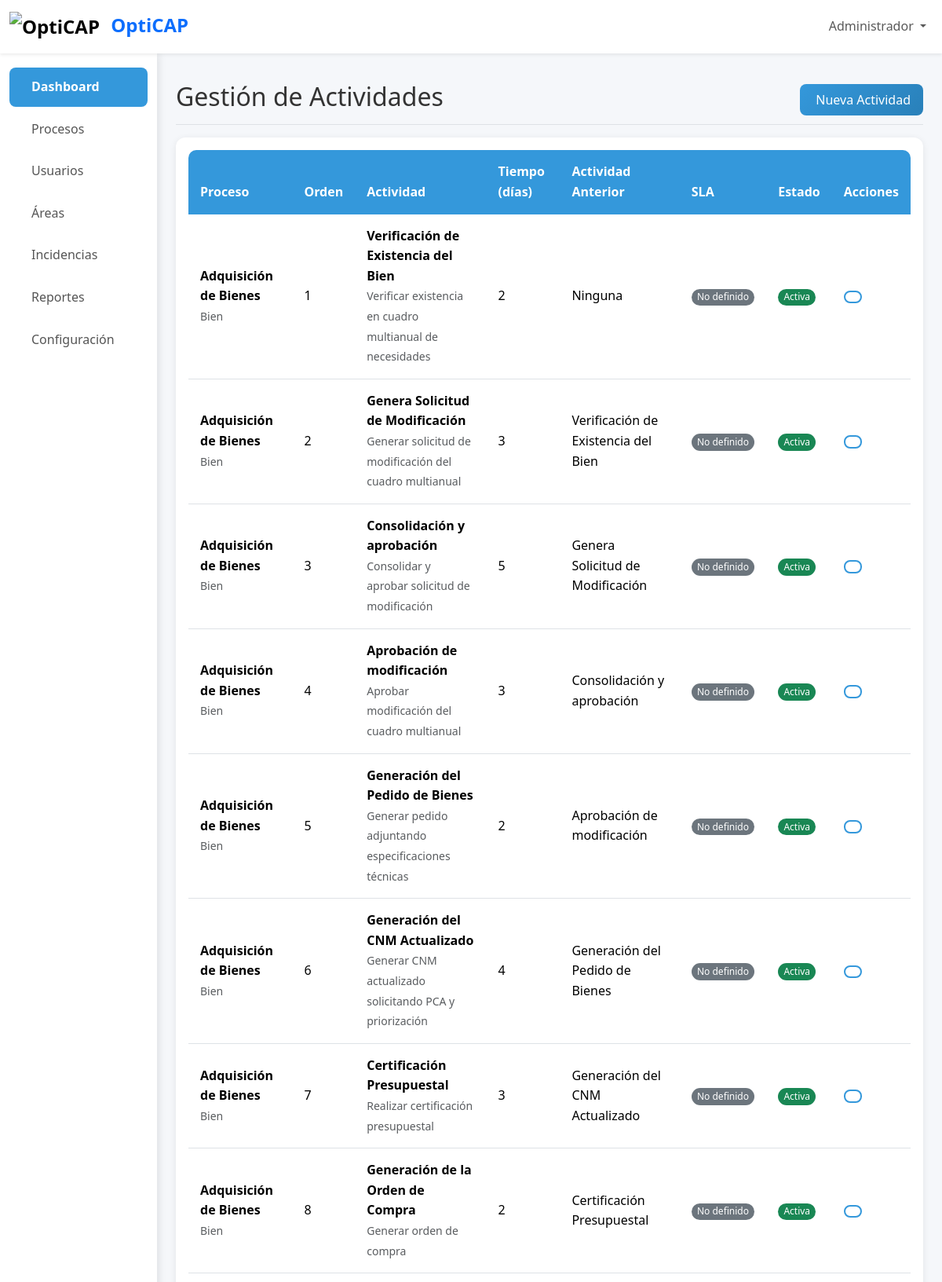
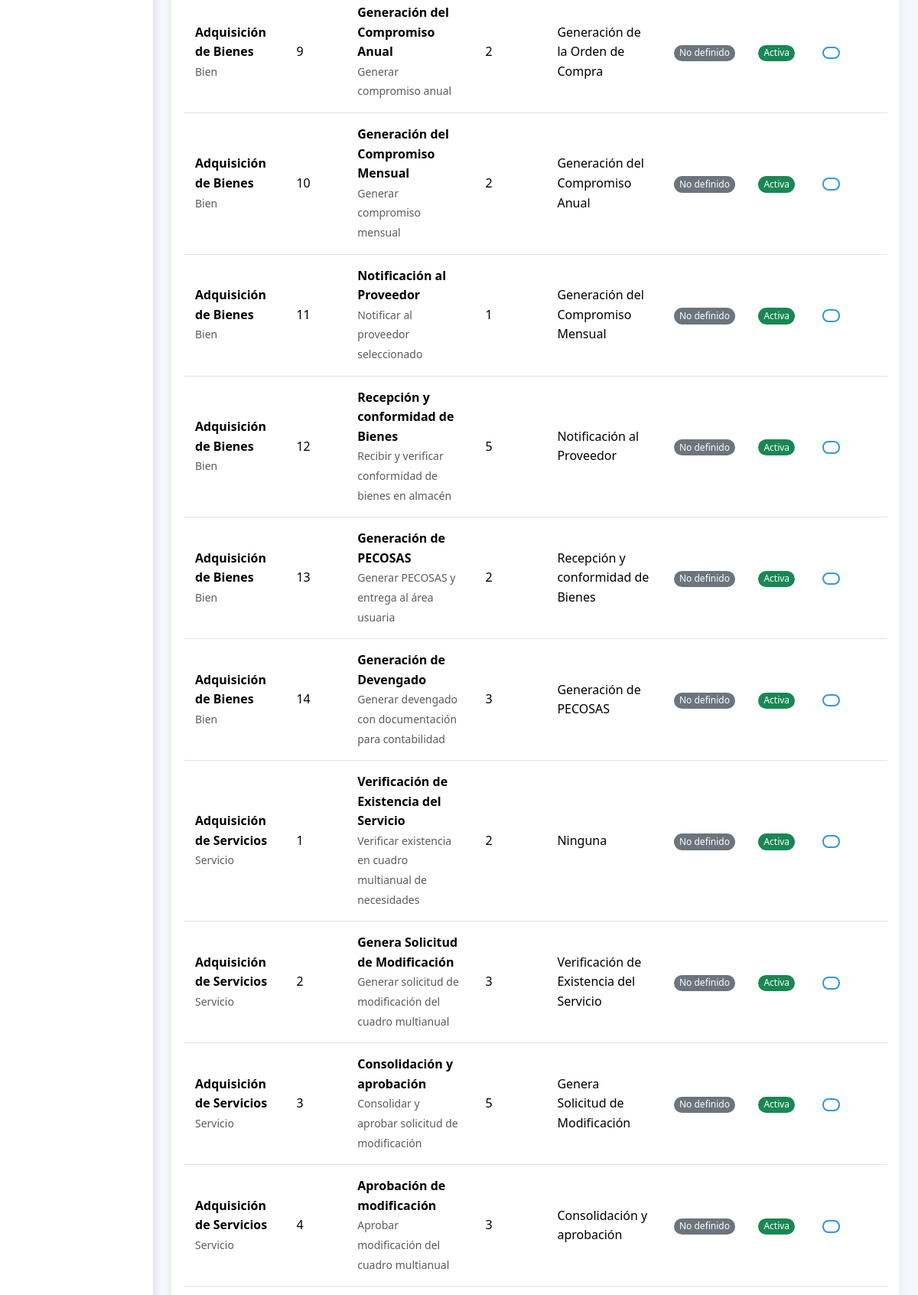
The app's page /modules/procesos/actividades.php (signed in, upper part) with its own data (2 pictures, top to bottom).
### tables this page shows
CREATE TABLE actividades (
    id INT PRIMARY KEY AUTO_INCREMENT,
    proceso_id INT NOT NULL,
    nombre VARCHAR(255) NOT NULL,
    descripcion TEXT,
    orden INT NOT NULL,
    tiempo_dias INT NOT NULL,
    actividad_anterior_id INT NULL,
    sla_objetivo INT,
    activo BOOLEAN DEFAULT TRUE,
    FOREIGN KEY (proceso_id) REFERENCES procesos(id),
    FOREIGN KEY (actividad_anterior_id) REFERENCES actividades(id)
);

CREATE TABLE procesos (
    id INT PRIMARY KEY AUTO_INCREMENT,
    nombre VARCHAR(255) NOT NULL,
    tipo ENUM('Bien', 'Servicio') NOT NULL,
    tiempo_total_dias INT NOT NULL,
    activo BOOLEAN DEFAULT TRUE,
    sla_objetivo INT DEFAULT 30,
    fecha_creacion TIMESTAMP DEFAULT CURRENT_TIMESTAMP
);

### modules/procesos/actividades.php (the view, shortened to what this page needs)
<?php
$database = new Database();
$db = $database->getConnection();
$query_actividades = "SELECT a.*, p.nombre as proceso_nombre, p.tipo as proceso_tipo,
                             (SELECT nombre FROM actividades WHERE id = a.actividad_anterior_id) as actividad_anterior_nombre
                      FROM actividades a
                      INNER JOIN procesos p ON a.proceso_id = p.id
                      ORDER BY p.nombre, a.orden";
$stmt_actividades = $db->prepare($query_actividades);
$stmt_actividades->execute();
$actividades = $stmt_actividades->fetchAll(PDO::FETCH_ASSOC);
?>
<!DOCTYPE html>
<html lang="es">
<head>
    <link href="/opticap/assets/css/bootstrap.min.css" rel="stylesheet">
    <link href="/opticap/assets/css/style.css" rel="stylesheet">
</head>
<body>
    <?php include '../../includes/header.php'; ?>
    <div class="container-fluid">
        <div class="row">
            <?php include '../../includes/sidebar.php'; ?>
            <main class="col-md-9 ms-sm-auto col-lg-10 px-md-4">
                <div class="d-flex justify-content-between flex-wrap flex-md-nowrap align-items-center pt-3 pb-2 mb-3 border-bottom">
                    <h1 class="h2">Gestión de Actividades</h1>
                    <button type="button" class="btn btn-primary" data-bs-toggle="modal" data-bs-target="#modalActividad">
                        <i class="fas fa-plus me-1"></i> Nueva Actividad
                    </button>
                </div>
                <div class="card">
                    <div class="card-body">
                        <div class="table-responsive">
                            <table class="table table-hover" id="tablaActividades">
                                <thead>
                                    <tr>
                                        <th>Proceso</th>
                                        <th>Orden</th>
                                        <th>Actividad</th>
                                        <th>Tiempo (días)</th>
                                        <th>Actividad Anterior</th>
                                        <th>SLA</th>
                                        <th>Estado</th>
                                        <th>Acciones</th>
                                    </tr>
                                </thead>
                                <tbody>
                                    <?php foreach ($actividades as $actividad): ?>
                                    <tr>
                                        <td>
                                            <strong><?php echo $actividad['proceso_nombre']; ?></strong>
                                            <br><small class="text-muted"><?php echo $actividad['proceso_tipo']; ?></small>
                                        </td>
                                        <td><?php echo $actividad['orden']; ?></td>
                                        <td>
                                            <strong><?php echo $actividad['nombre']; ?></strong>
                                            <?php if ($actividad['descripcion']): ?>
                                            <br><small class="text-muted"><?php echo $actividad['descripcion']; ?></small>
                                            <?php endif; ?>
                                        </td>
                                        <td><?php echo $actividad['tiempo_dias']; ?></td>
                                        <td>
                                            <?php echo $actividad['actividad_anterior_nombre'] ?: 'Ninguna'; ?>
                                        </td>
                                        <td>
                                            <?php if ($actividad['sla_objetivo']): ?>
                                            <span class="badge bg-info"><?php echo $actividad['sla_objetivo']; ?> días</span>
                                            <?php else: ?>
                                            <span class="badge bg-secondary">No definido</span>
                                            <?php endif; ?>
                                        </td>
                                        <td>
                                            <span class="badge bg-<?php echo $actividad['activo'] ? 'success' : 'secondary'; ?>">
                                                <?php echo $actividad['activo'] ? 'Activa' : 'Inactiva'; ?>
                                            </span>
                                        </td>
                                        <td>
                                            <button type="button" class="btn btn-sm btn-outline-primary"
                                                    onclick="editarActividad(<?php echo htmlspecialchars(json_encode($actividad)); ?>)"
                                                    title="Editar">
                                            </button>
                                            <a href="acciones_actividades.php?action=<?php echo $actividad['activo'] ? 'desactivar' : 'activar'; ?>&id=<?php echo $actividad['id']; ?>"
                                               class="btn btn-sm btn-outline-<?php echo $actividad['activo'] ? 'warning' : 'success'; ?>"
                                               title="<?php echo $actividad['activo'] ? 'Desactivar' : 'Activar'; ?>">
                                            </a>
                                        </td>
                                    </tr>
                                    <?php endforeach; ?>
                                </tbody>
                            </table>
                        </div>
                    </div>
                </div>
            </main>
        </div>
    </div>
</body>
</html>

### assets/css/style.css (style rules this page uses)
:root { --primary-color: #3498db; --secondary-color: #2c3e50; --success-color: #27ae60; --warning-color: #f39c12; --danger-color: #e74c3c; --light-color: #f8f9fa; --dark-color: #343a40; --border-color: #dee2e6; --sidebar-width: 280px; }
* { margin: 0; padding: 0; box-sizing: border-box; }
body { font-family: 'Segoe UI', Tahoma, Geneva, Verdana, sans-serif; background-color: #f5f7fa; color: #333; line-height: 1.6; }
main { padding-top: 20px; min-height: calc(100vh - 56px); }
.card { border: none; border-radius: 12px; box-shadow: 0 5px 15px rgba(0, 0, 0, 0.08); transition: transform 0.3s ease, box-shadow 0.3s ease; margin-bottom: 20px; }
.table { border-radius: 10px; overflow: hidden; }
.table thead th { background-color: var(--primary-color); color: white; border: none; font-weight: 600; padding: 15px; }
.table tbody td { padding: 15px; vertical-align: middle; border-color: var(--border-color); }
.badge { padding: 8px 12px; border-radius: 20px; font-weight: 500; font-size: 0.75rem; }
.btn { border-radius: 8px; padding: 8px 16px; font-weight: 500; transition: all 0.3s ease; border: none; }
.btn-primary { background: linear-gradient(135deg, #3498db, #2980b9); border: none; }
.btn-outline-primary { border: 2px solid var(--primary-color); color: var(--primary-color); }
.card { border: none; border-radius: 12px; box-shadow: 0 2px 10px rgba(0, 0, 0, 0.08); }
.badge { font-weight: 500; padding: 6px 10px; }
.btn { border-radius: 8px; font-weight: 500; transition: all 0.3s ease; }
.table th { font-weight: 600; color: #495057; border-top: none; }
.table td { vertical-align: middle; }
.btn-sm { padding: 0.4rem 0.6rem; }
.table th { background-color: #f8f9fa; border-bottom: 2px solid #dee2e6; }
.badge { font-size: 0.75em; padding: 0.4em 0.6em; }

### records on screen
actividades: proceso.nombre "Adquisición de Bienes", proceso.tipo "Bien", orden "1", nombre "Verificación de Existencia del Bien", descripcion "Verificar existencia en cuadro multianual de necesidades", tiempo_dias "2", actividad_anterior_nombre "Ninguna", shows "No definido", activo "Activa"
actividades: proceso.nombre "Adquisición de Bienes", proceso.tipo "Bien", orden "2", nombre "Genera Solicitud de Modificación", descripcion "Generar solicitud de modificación del cuadro multianual", tiempo_dias "3", actividad_anterior_nombre "Verificación de Existencia del Bien", shows "No definido", activo "Activa"
actividades: proceso.nombre "Adquisición de Bienes", proceso.tipo "Bien", orden "3", nombre "Consolidación y aprobación", descripcion "Consolidar y aprobar solicitud de modificación", tiempo_dias "5", actividad_anterior_nombre "Genera Solicitud de Modificación", shows "No definido", activo "Activa"
actividades: proceso.nombre "Adquisición de Bienes", proceso.tipo "Bien", orden "4", nombre "Aprobación de modificación", descripcion "Aprobar modificación del cuadro multianual", tiempo_dias "3", actividad_anterior_nombre "Consolidación y aprobación", shows "No definido", activo "Activa"
actividades: proceso.nombre "Adquisición de Bienes", proceso.tipo "Bien", orden "5", nombre "Generación del Pedido de Bienes", descripcion "Generar pedido adjuntando especificaciones técnicas", tiempo_dias "2", actividad_anterior_nombre "Aprobación de modificación", shows "No definido", activo "Activa"
actividades: proceso.nombre "Adquisición de Bienes", proceso.tipo "Bien", orden "6", nombre "Generación del CNM Actualizado", descripcion "Generar CNM actualizado solicitando PCA y priorización", tiempo_dias "4", actividad_anterior_nombre "Generación del Pedido de Bienes", shows "No definido", activo "Activa"
actividades: proceso.nombre "Adquisición de Bienes", proceso.tipo "Bien", orden "7", nombre "Certificación Presupuestal", descripcion "Realizar certificación presupuestal", tiempo_dias "3", actividad_anterior_nombre "Generación del CNM Actualizado", shows "No definido", activo "Activa"
actividades: proceso.nombre "Adquisición de Bienes", proceso.tipo "Bien", orden "8", nombre "Generación de la Orden de Compra", descripcion "Generar orden de compra", tiempo_dias "2", actividad_anterior_nombre "Certificación Presupuestal", shows "No definido", activo "Activa"
actividades: proceso.nombre "Adquisición de Bienes", proceso.tipo "Bien", orden "9", nombre "Generación del Compromiso Anual", descripcion "Generar compromiso anual", tiempo_dias "2", actividad_anterior_nombre "Generación de la Orden de Compra", shows "No definido", activo "Activa"
actividades: proceso.nombre "Adquisición de Bienes", proceso.tipo "Bien", orden "10", nombre "Generación del Compromiso Mensual", descripcion "Generar compromiso mensual", tiempo_dias "2", actividad_anterior_nombre "Generación del Compromiso Anual", shows "No definido", activo "Activa"
actividades: proceso.nombre "Adquisición de Bienes", proceso.tipo "Bien", orden "11", nombre "Notificación al Proveedor", descripcion "Notificar al proveedor seleccionado", tiempo_dias "1", actividad_anterior_nombre "Generación del Compromiso Mensual", shows "No definido", activo "Activa"
actividades: proceso.nombre "Adquisición de Bienes", proceso.tipo "Bien", orden "12", nombre "Recepción y conformidad de Bienes", descripcion "Recibir y verificar conformidad de bienes en almacén", tiempo_dias "5", actividad_anterior_nombre "Notificación al Proveedor", shows "No definido", activo "Activa"
actividades: proceso.nombre "Adquisición de Bienes", proceso.tipo "Bien", orden "13", nombre "Generación de PECOSAS", descripcion "Generar PECOSAS y entrega al área usuaria", tiempo_dias "2", actividad_anterior_nombre "Recepción y conformidad de Bienes", shows "No definido", activo "Activa"
actividades: proceso.nombre "Adquisición de Bienes", proceso.tipo "Bien", orden "14", nombre "Generación de Devengado", descripcion "Generar devengado con documentación para contabilidad", tiempo_dias "3", actividad_anterior_nombre "Generación de PECOSAS", shows "No definido", activo "Activa"
actividades: proceso.nombre "Adquisición de Servicios", proceso.tipo "Servicio", orden "1", nombre "Verificación de Existencia del Servicio", descripcion "Verificar existencia en cuadro multianual de necesidades", tiempo_dias "2", actividad_anterior_nombre "Ninguna", shows "No definido", activo "Activa"
actividades: proceso.nombre "Adquisición de Servicios", proceso.tipo "Servicio", orden "2", nombre "Genera Solicitud de Modificación", descripcion "Generar solicitud de modificación del cuadro multianual", tiempo_dias "3", actividad_anterior_nombre "Verificación de Existencia del Servicio", shows "No definido", activo "Activa"
actividades: proceso.nombre "Adquisición de Servicios", proceso.tipo "Servicio", orden "3", nombre "Consolidación y aprobación", descripcion "Consolidar y aprobar solicitud de modificación", tiempo_dias "5", actividad_anterior_nombre "Genera Solicitud de Modificación", shows "No definido", activo "Activa"
actividades: proceso.nombre "Adquisición de Servicios", proceso.tipo "Servicio", orden "4", nombre "Aprobación de modificación", descripcion "Aprobar modificación del cuadro multianual", tiempo_dias "3", actividad_anterior_nombre "Consolidación y aprobación", shows "No definido", activo "Activa"

### other values on screen
$_SESSION['nombre'] "Administrador"
